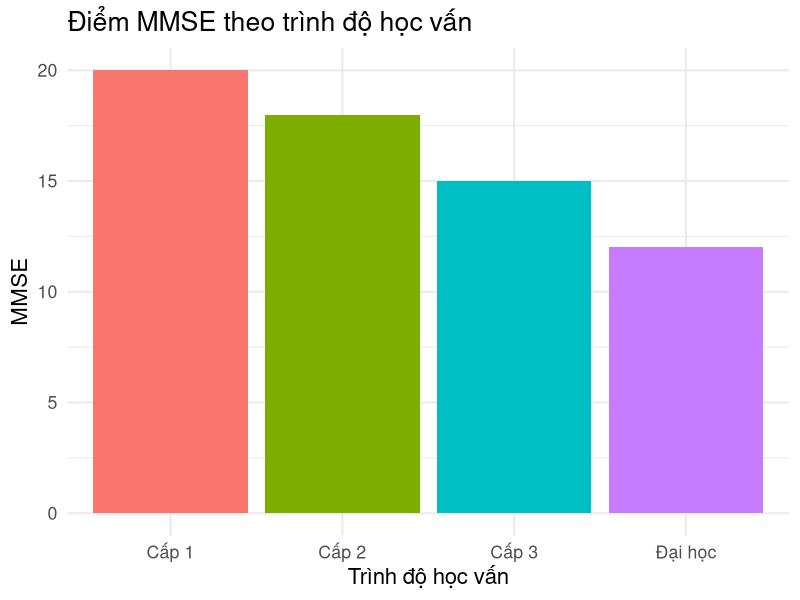

This chart was generated by the following R code:
## ---- chunk 1
#| message: false
#| warning: false
#| include: false
#| paged-print: false
library(tidyverse)
library(ggplot2)
library(flextable)
## ---- chunk 2
#| include: false
df <- data.frame(
  Name = c("Nguyễn Văn A", "Trần Thị B", "Lê Văn C", "Nguyễn Thị D"),
  Age = c(65, 70, 75, 80),
  Education = c("Cấp 1", "Cấp 2", "Cấp 3", "Đại học"),
  MMSE = c(20, 18, 15, 12)
) %>%
  mutate(Education = factor(Education, levels = c("Cấp 1", "Cấp 2", "Cấp 3", "Đại học")))
## ---- chunk 3
# Lưu biểu đồ vào thư mục img để chèn vào poster
mmse_plot <- ggplot(df, aes(x = Education, y = MMSE, fill = Education)) +
  geom_col(show.legend = FALSE) +
  labs(title = "Điểm MMSE theo trình độ học vấn", x = "Trình độ học vấn", y = "MMSE") +
  theme_minimal(base_size = 16)

ggsave("img/mmse_plot.png", mmse_plot, width = 8, height = 5, dpi = 300)
## ---- chunk 4
flextable::flextable(df) %>%
  flextable::set_caption("🧠 Bảng điểm MMSE theo từng đối tượng") %>%
  flextable::autofit()
